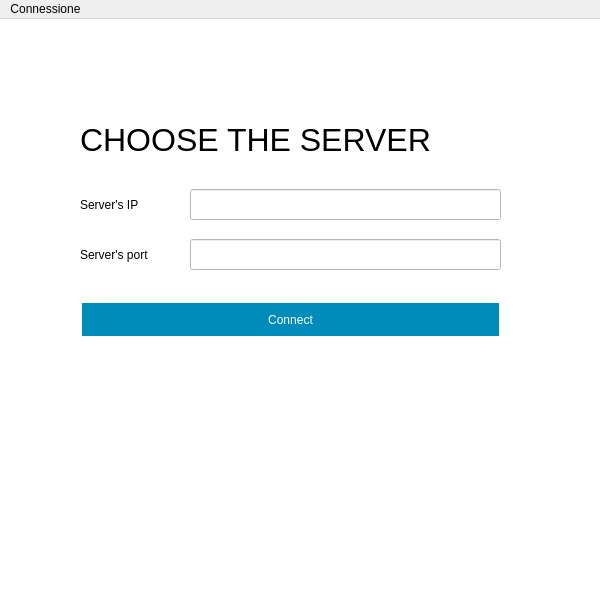
<?xml version="1.0" encoding="UTF-8"?>
<ui version="4.0">
 <class>Connection</class>
 <widget class="QMainWindow" name="Connection">
  <property name="geometry">
   <rect>
    <x>0</x>
    <y>0</y>
    <width>600</width>
    <height>600</height>
   </rect>
  </property>
  <property name="windowTitle">
   <string>Connection</string>
  </property>
  <widget class="QWidget" name="centralWidget">
   <property name="enabled">
    <bool>true</bool>
   </property>
   <property name="styleSheet">
    <string notr="true">QWidget{	background-color: rgb(233, 230, 234);}</string>
   </property>
   <widget class="QLabel" name="label_3">
    <property name="geometry">
     <rect>
      <x>40</x>
      <y>120</y>
      <width>91</width>
      <height>16</height>
     </rect>
    </property>
    <property name="text">
     <string/>
    </property>
   </widget>
   <widget class="QWidget" name="centralWidget_2" native="true">
    <property name="geometry">
     <rect>
      <x>0</x>
      <y>0</y>
      <width>800</width>
      <height>800</height>
     </rect>
    </property>
    <property name="styleSheet">
     <string notr="true">background-color: rgb(255, 255, 255);</string>
    </property>
    <widget class="QWidget" name="widget" native="true">
     <property name="geometry">
      <rect>
       <x>70</x>
       <y>100</y>
       <width>441</width>
       <height>351</height>
      </rect>
     </property>
     <property name="styleSheet">
      <string notr="true">background-color: rgb(255, 255, 255);</string>
     </property>
     <widget class="QLabel" name="label_4">
      <property name="geometry">
       <rect>
        <x>10</x>
        <y>70</y>
        <width>101</width>
        <height>31</height>
       </rect>
      </property>
      <property name="text">
       <string>Server's IP</string>
      </property>
     </widget>
     <widget class="QLabel" name="label_5">
      <property name="geometry">
       <rect>
        <x>10</x>
        <y>120</y>
        <width>101</width>
        <height>31</height>
       </rect>
      </property>
      <property name="text">
       <string>Server's port</string>
      </property>
     </widget>
     <widget class="QLabel" name="label_7">
      <property name="geometry">
       <rect>
        <x>10</x>
        <y>0</y>
        <width>361</width>
        <height>41</height>
       </rect>
      </property>
      <property name="styleSheet">
       <string notr="true">font-size: 32px;</string>
      </property>
      <property name="text">
       <string>CHOOSE THE SERVER</string>
      </property>
     </widget>
     <widget class="QLineEdit" name="serverIP">
      <property name="geometry">
       <rect>
        <x>120</x>
        <y>70</y>
        <width>311</width>
        <height>31</height>
       </rect>
      </property>
     </widget>
     <widget class="QLineEdit" name="serverPort">
      <property name="geometry">
       <rect>
        <x>120</x>
        <y>120</y>
        <width>311</width>
        <height>31</height>
       </rect>
      </property>
     </widget>
     <widget class="QPushButton" name="pushButton">
      <property name="geometry">
       <rect>
        <x>10</x>
        <y>180</y>
        <width>421</width>
        <height>41</height>
       </rect>
      </property>
      <property name="styleSheet">
       <string notr="true">QPushButton{  
background-color: #008CBA;
border: none;
color: white;
text-align: center;
margin: 4px 2px;
opacity: 0.6;
text-decoration: none;
}

QPushButton:hover
{
	margin: 2px 1px;
}</string>
      </property>
      <property name="text">
       <string>Connect</string>
      </property>
     </widget>
    </widget>
   </widget>
  </widget>
  <widget class="QMenuBar" name="menuBar">
   <property name="geometry">
    <rect>
     <x>0</x>
     <y>0</y>
     <width>600</width>
     <height>20</height>
    </rect>
   </property>
   <widget class="QMenu" name="menuConnessione">
    <property name="title">
     <string>Connessione</string>
    </property>
   </widget>
   <addaction name="menuConnessione"/>
  </widget>
 </widget>
 <layoutdefault spacing="6" margin="11"/>
 <resources/>
 <connections/>
</ui>
